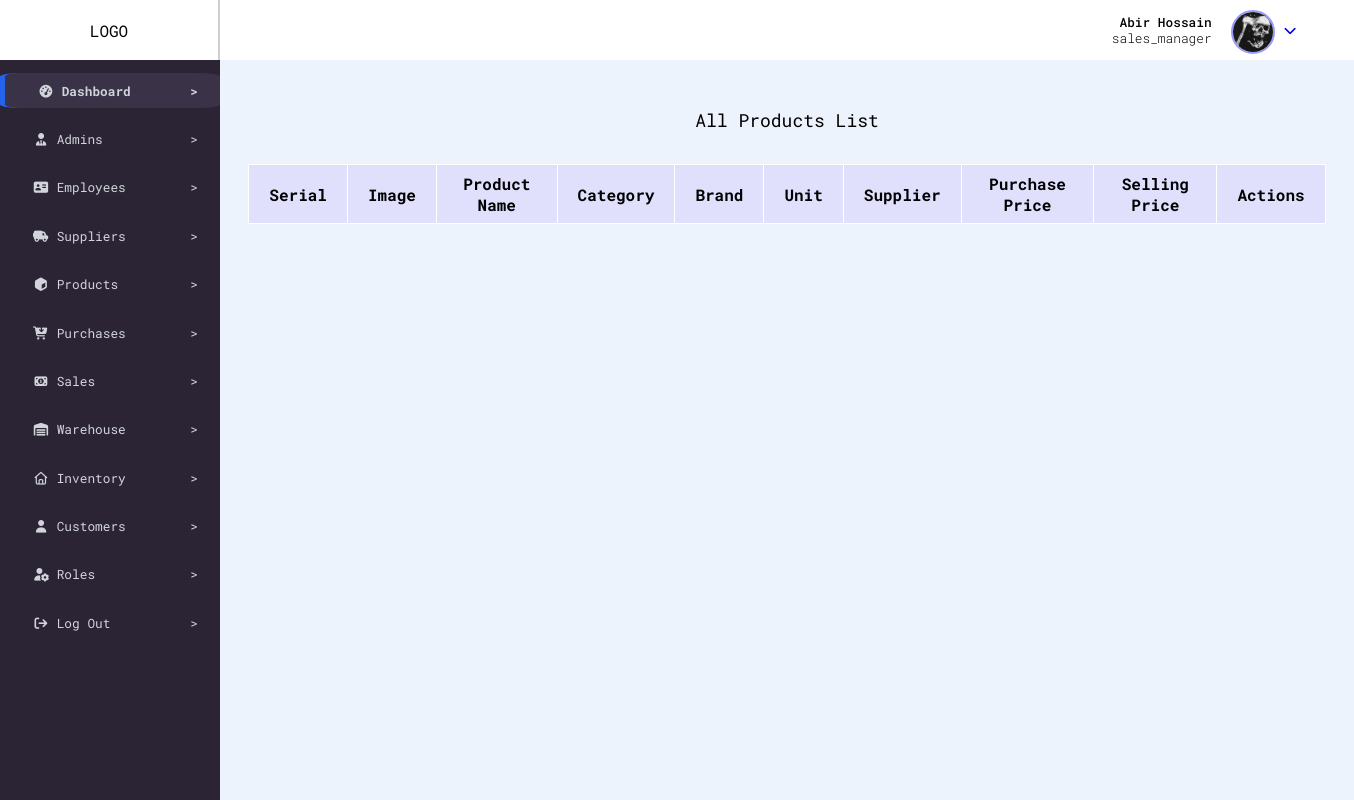
Page /dashboard.php?view=all_products (signed in) on the earlier database version.
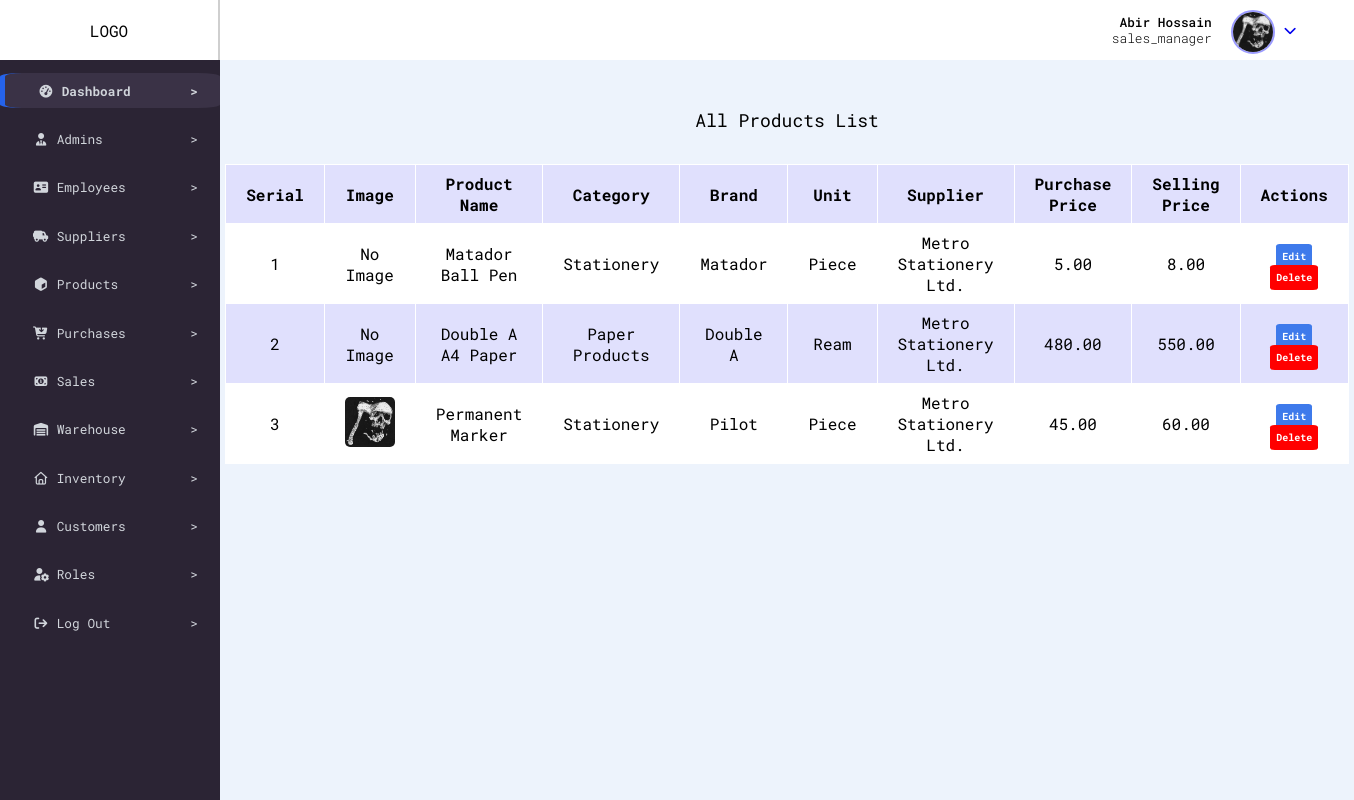
Same page on the later database version.
### tables this page shows
CREATE TABLE `products` (
  `product_id` int(11) NOT NULL,
  `category_id` int(11) NOT NULL,
  `brand_id` int(11) NOT NULL,
  `unit_id` int(11) NOT NULL,
  `supplier_id` int(11) NOT NULL,
  `product_name` varchar(100) NOT NULL,
  `product_image` varchar(255) DEFAULT NULL,
  `description` varchar(300) DEFAULT NULL,
  `purchase_price` decimal(12,2) DEFAULT NULL,
  `selling_price` decimal(12,2) DEFAULT NULL,
  `created_at` timestamp NOT NULL DEFAULT current_timestamp()
);

CREATE TABLE `categories` (
  `category_id` int(11) NOT NULL,
  `category_name` varchar(20) NOT NULL,
  `created_at` timestamp NOT NULL DEFAULT current_timestamp()
);

CREATE TABLE `brands` (
  `brand_id` int(11) NOT NULL,
  `brand_name` varchar(20) NOT NULL,
  `created_at` timestamp NOT NULL DEFAULT current_timestamp()
);

CREATE TABLE `units` (
  `unit_id` int(11) NOT NULL,
  `unit_name` varchar(20) NOT NULL,
  `created_at` timestamp NOT NULL DEFAULT current_timestamp()
);

CREATE TABLE `suppliers` (
  `supplier_id` int(11) NOT NULL,
  `company_name` varchar(65) DEFAULT NULL,
  `contact_person` varchar(35) NOT NULL,
  `phone` varchar(12) NOT NULL,
  `email` varchar(100) NOT NULL,
  `address` varchar(200) DEFAULT NULL,
  `payment_terms` varchar(25) DEFAULT NULL,
  `created_at` timestamp NOT NULL DEFAULT current_timestamp()
);

### config/db.config.php (called while the page is built)
<?php
function dbQuery(string $query){
  $host = 'localhost';
  $port = 3308;
  $dbname = 'sme_inventory';
  $username = 'root';
  $password = '';
  $pdo = new PDO("mysql:host={$host};port={$port};dbname={$dbname}",$username,$password,[
    PDO::ATTR_ERRMODE =>  PDO::ERRMODE_EXCEPTION
    ]);
    $stmt = $pdo->prepare($query);
    $stmt->execute();
    $result = $stmt->fetchAll(PDO::FETCH_ASSOC);
    return $result;
  }
  ?>

### views/all_products.views.php (the view)
<div class="all_container">
  <div class="table_caption">
    All Products List
  </div>
  <table>
    <tr>
      <th>Serial</th>
      <th>Image</th>
      <th>Product Name</th>
      <th>Category</th>
      <th>Brand</th>
      <th>Unit</th>
      <th>Supplier</th>
      <th>Purchase Price</th>
      <th>Selling Price</th>
      <th>Actions</th>
    </tr>
    <?php
    $results = dbQuery(" SELECT products.*, categories.category_name, brands.brand_name, units.unit_name, suppliers.company_name
      FROM products
      JOIN categories
        ON products.category_id = categories.category_id
      JOIN brands
        ON products.brand_id = brands.brand_id
      JOIN units
        ON products.unit_id = units.unit_id
      JOIN suppliers
        ON products.supplier_id = suppliers.supplier_id");
    for ($i = 1; $i <= count($results); $i++) :
      $product = $results[$i - 1];
    ?>
      <tr>
        <td>
          <?= $i ?>
        </td>
        <td>
          <?php if (!empty($product['product_image'])) : ?>
            <img src="uploads/<?= $product['product_image'] ?>" width="50" height="50">
          <?php else : ?>
            No Image
          <?php endif; ?>
        </td>
        <td>
          <?= $product['product_name'] ?>
        </td>
        <td>
          <?= $product['category_name'] ?>
        </td>
        <td>
          <?= $product['brand_name'] ?>
        </td>
        <td>
          <?= $product['unit_name'] ?>
        </td>
        <td>
          <?= $product['company_name'] ?>
        </td>
        <td>
          <?= $product['purchase_price'] ?>
        </td>
        <td>
          <?= $product['selling_price'] ?>
        </td>
        <td>
          <a href="edit_product.php?id=<?= $product['product_id'] ?>">
            Edit
          </a>
          <a class="delete_button" href="inc/delete_product.php?id=<?= $product['product_id'] ?>">
            Delete
          </a>
        </td>
      </tr>
    <?php endfor; ?>
  </table>
</div>

### dashboard.php (shortened to what this page needs)
<?php
if (!empty($_SESSION['user_id'])) :
  include __DIR__ . '/views/header.php';
  include __DIR__ . '/config/db.config.php';
?>
  <?php
  $sidebarArr = [
    'Dashboard' => 'fa-solid fa-gauge-high',
    'Admins' => 'fa-solid fa-user-tie',
    'Employees' => 'fa-solid fa-address-card',
    'Suppliers' => 'fa-solid fa-truck-field',
    'Products' => 'fa-solid fa-cube',
    'Purchases' => 'fa-solid fa-cart-arrow-down',
    'Sales' => 'fa-solid fa-money-bill-1',
    'Warehouse' => 'fa-solid fa-warehouse',
    'Inventory' => 'fa-regular fa-house',
    'Customers' => 'fa-solid fa-user',
    'Roles' => 'fa-solid fa-user-gear',
    'Log Out' => 'fa-solid fa-arrow-right-from-bracket'
  ];
  $keys = array_keys($sidebarArr);
  ?>
  <div class="dashboard_container">
    <nav>
      <?php include __DIR__ . '/inc/navbar.inc.php' ?>
    </nav>
    <aside>
      <?php foreach ($keys as $key) : ?>
        <a href="<?= !empty($_GET['aside']) && $_GET['aside'] === $key ? 'dashboard.php' : '?aside=' . $key; ?>">
          <div class="item <?= $_SESSION['active_sidebar'] === $key ? 'active' : ''; ?>">
            <div>
              <i class="<?= $sidebarArr[$key]; ?>"></i>
              <?= $key; ?>
            </div>
            <span>></span>
          </div>
        </a>
      <?php endforeach; ?>
      <div class="empty_space">
      </div>
    </aside>
    <div class="main">
      <?php if (!empty($_GET['view']) && $_GET['view'] == 'all_products') include __DIR__ . '/views/all_products.views.php'; ?>
    </div>
  </div>
  </body>
  </html>
<?php else : header('Location: login.php');
  die();
endif; ?>

Differences in the rows shown:
added products: shows "No Image", product_name "Matador Ball Pen", category.category_name "Stationery", brand.brand_name "Matador", unit.unit_name "Piece", supplier.company_name "Metro Stationery Ltd.", purchase_price "5.00", selling_price "8.00"
added products: shows "No Image", product_name "Double A A4 Paper", category.category_name "Paper Products", brand.brand_name "Double A", unit.unit_name "Ream", supplier.company_name "Metro Stationery Ltd.", purchase_price "480.00", selling_price "550.00"
added products: product_image (picture), product_name "Permanent Marker", category.category_name "Stationery", brand.brand_name "Pilot", unit.unit_name "Piece", supplier.company_name "Metro Stationery Ltd.", purchase_price "45.00", selling_price "60.00"
